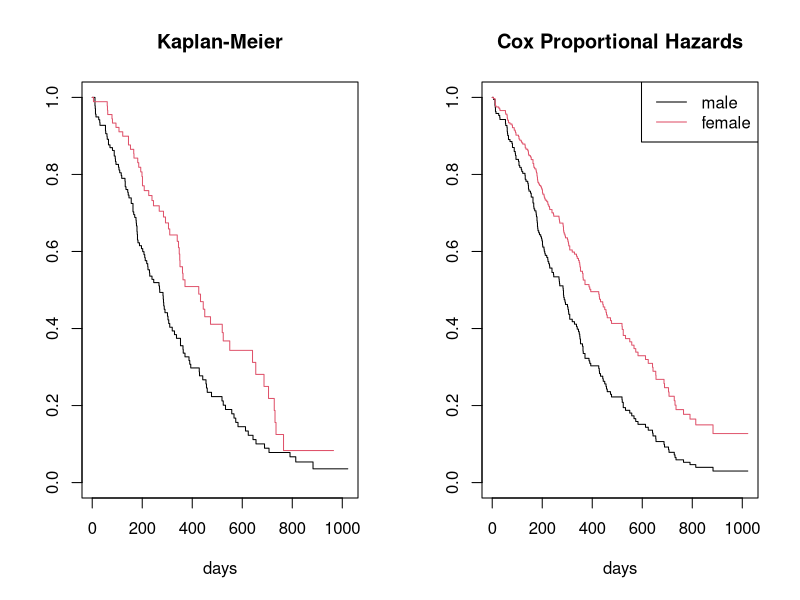
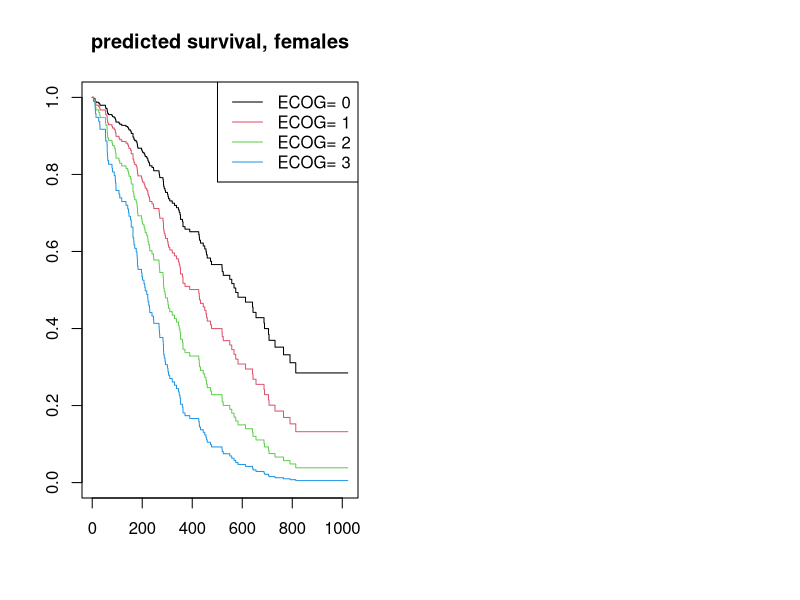

Reproduce these figures in R, in order.
## ---- chunk 1
fig.dim <- 5
knitr::opts_chunk$set(fig.width=2*fig.dim,
                      fig.height=fig.dim,
                      fig.cap="",
                      fig.align='center',
                      warning=FALSE)
set.seed(42)
library(survival)
library(matrixStats)
## ---- chunk 2
layout(t(1:2))
plot(survfit(Surv(time, status) ~ sex, data=lung), col=1:2, main='Kaplan-Meier', xlab='days')
plot(survfit(coxph(Surv(time, status) ~ sex, data=lung),
              newdata=data.frame(sex=c(1,2))), col=1:2, main='Cox Proportional Hazards', xlab='days')
legend('topright', lty=1, col=1:2, legend=c("male", "female"))
## ---- chunk 3
fullcox <- coxph(Surv(time, status)
                     ~ age + sex + ph.ecog + ph.karno + pat.karno
                     + meal.cal + wt.loss,
                 data = lung)
summary(fullcox)
## ---- chunk 4
subcox <- coxph(Surv(time, status) ~ sex + ph.ecog, data = lung, subset=rowSums(is.na(lung[,2:10]))==0)
anova(fullcox, subcox)
## ---- chunk 5
subcox_pred <- survfit(subcox, newdata=expand.grid(ph.ecog=0:3, sex=2))
plot(subcox_pred, lty=1, col=1:4, main='predicted survival, females')
legend("topright", lty=1, col=1:4, legend=paste("ECOG=", 0:3))
